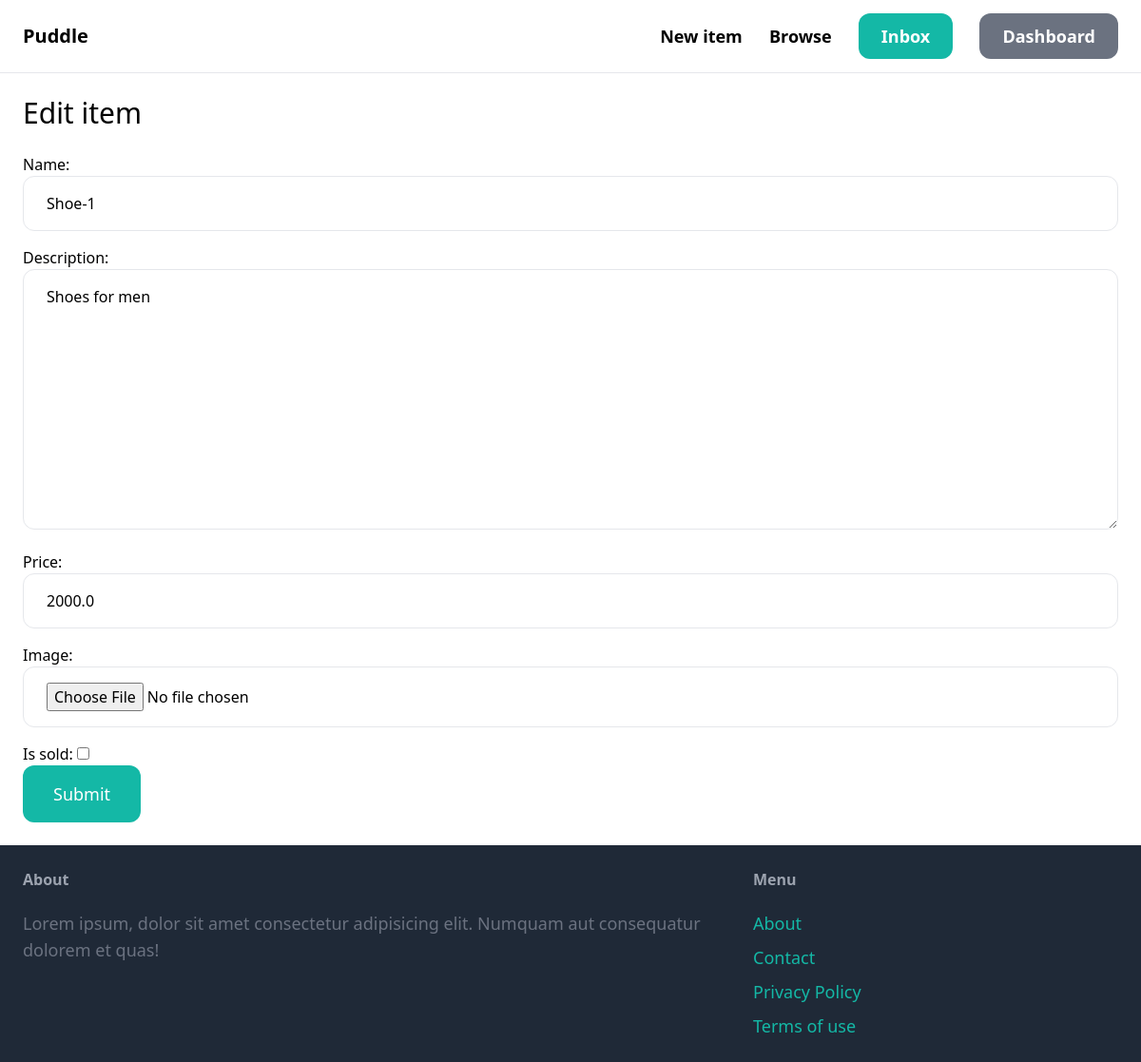
The app's page /items/2/edit/ (signed in) with its own data.
### item/models.py (models this page shows, shortened)
class Item(models.Model):
    name = models.CharField(max_length=255)
    description = models.TextField(blank=True, null=True)
    price = models.FloatField()
    image = models.ImageField(upload_to="item_images", blank=True, null=True)
    is_sold = models.BooleanField(default=False)
    created_at = models.DateTimeField(auto_now_add=True)
    created_by = models.ForeignKey(User, related_name="items", on_delete=models.CASCADE)
    category = models.ForeignKey(
        Category, related_name="items", on_delete=models.CASCADE
    )

### item/views.py (the view)
# urls.py: path("<int:pk>/edit/", views.edit, name="edit"),
@login_required
def edit(request, pk):
    item = get_object_or_404(Item, pk=pk, created_by=request.user)
    if request.method == "POST":
        form = EditItemForm(request.POST, request.FILES, instance=item)
        form.save()
        return redirect("item:detail", pk=item.id)
    else:
        form = EditItemForm(instance=item)
    return render(request, "item/form.html", {"form": form, "title": "Edit item"})

### item/forms.py
class EditItemForm(forms.ModelForm):
    class Meta:
        model = Item
        fields = ("name", "description", "price", "image", "is_sold")
        widgets = {
            "name": forms.TextInput(attrs={"class": INPUT_CLASSES}),
            "description": forms.Textarea(attrs={"class": INPUT_CLASSES}),
            "price": forms.TextInput(attrs={"class": INPUT_CLASSES}),
            "image": forms.FileInput(attrs={"class": INPUT_CLASSES}),
        }

### item/templates/item/form.html (shortened to what this page needs)
{% extends "core/base.html" %}
{% block content %}
  <h1 class="mb-6 text-3xl">{{ title }}</h1>
  <form action="." method="post" enctype="multipart/form-data">
    <div class="space-y-4">{{ form.as_p }}</div>
    <button class="py-4 px-8 text-lg bg-teal-500 hover:bg-teal-700 rounded-xl text-white">Submit</button>
  </form>
{% endblock content %}

### records on screen
Item: name "Shoe-1", description "Shoes for men", price "2000.0"

### other values on screen
{{ title }} "Edit item"
